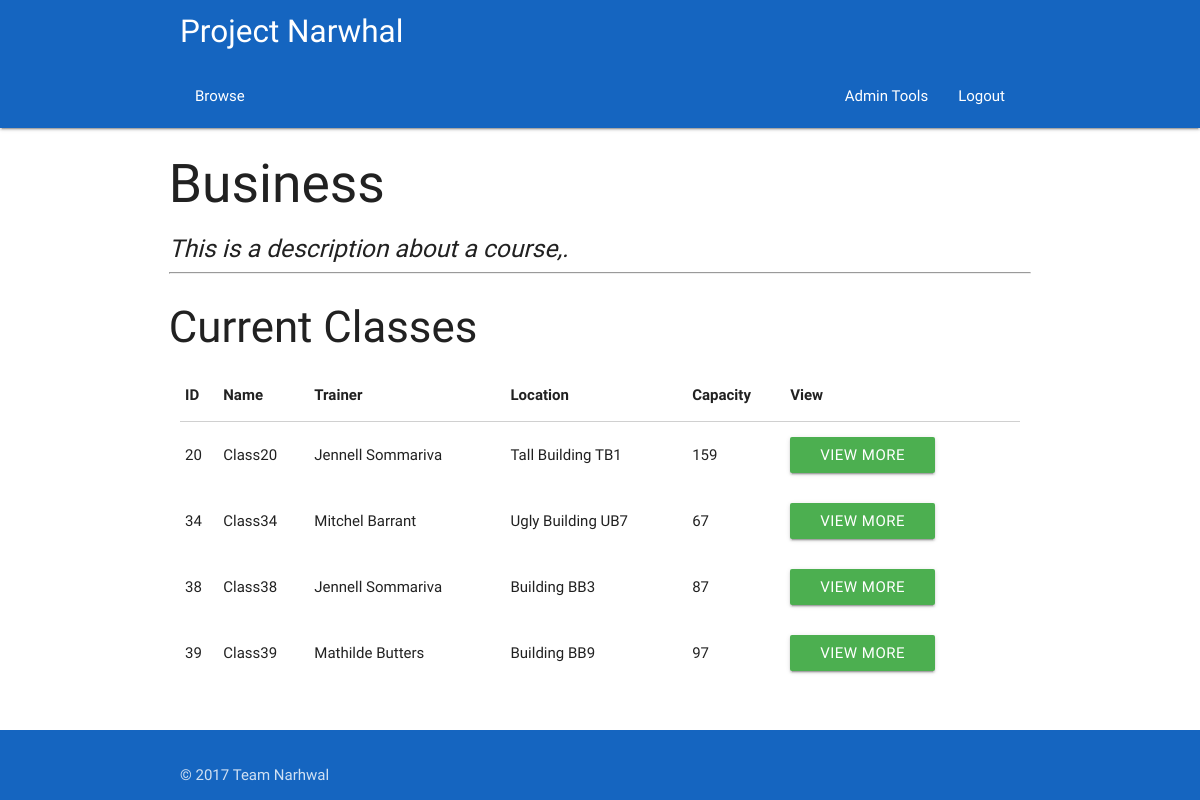
Page /course/0 (signed in) on the earlier database version.
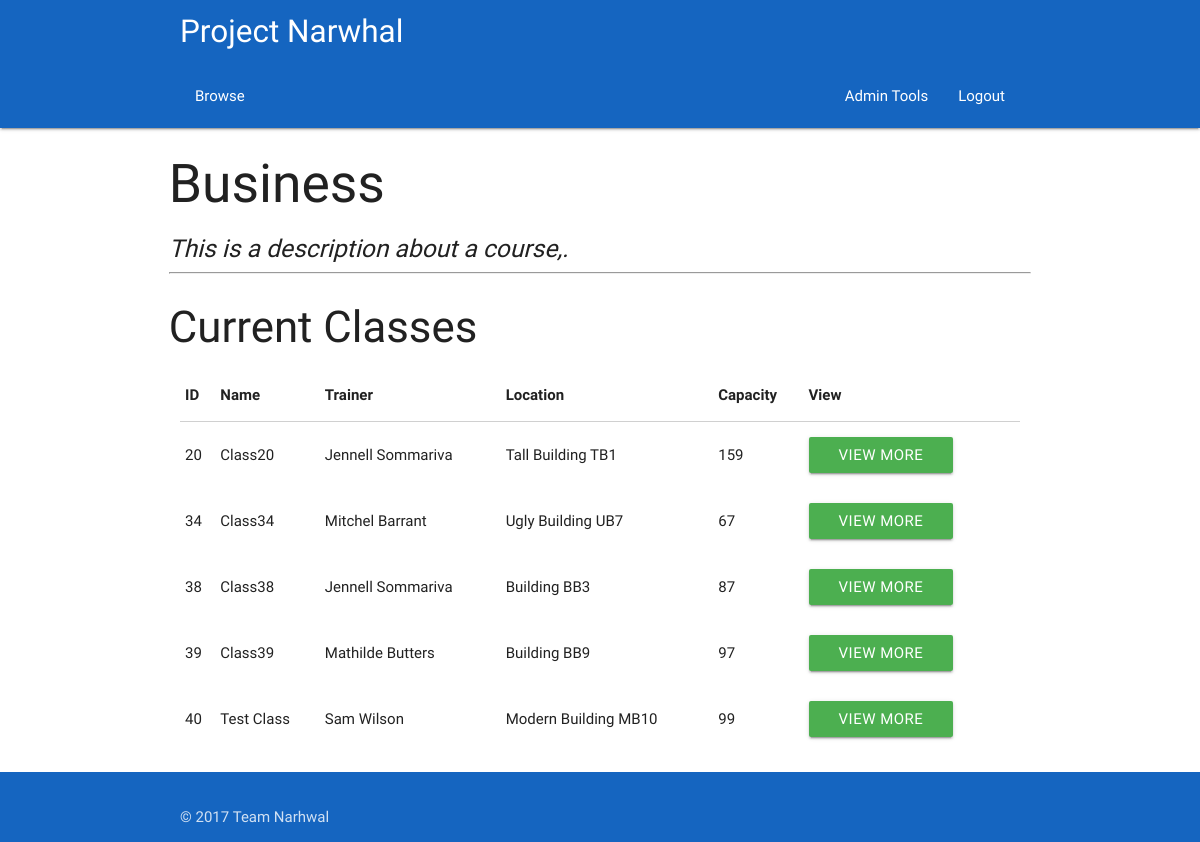
Same page on the later database version.
### app/models.py (models this page shows, shortened)
class Course(db.Model):
	__tablename__ = 'Course'
	courseID = db.Column(db.Integer, primary_key = True)
	title = db.Column(db.String(100))
	description = db.Column(db.String(100))

class Class(db.Model):
	__tablename__ = 'Class'
	classID = db.Column(db.Integer, primary_key = True)
	coursePoint = db.Column(db.Integer, db.ForeignKey('Course.courseID'))
	course = db.relationship("Course", foreign_keys = [coursePoint])
	courseID = db.Column(db.Integer)
	title = db.Column(db.String(100))
	description = db.Column(db.String(100))
	capacity = db.Column(db.Integer)
	startDate = db.Column(db.DateTime)
	duration = db.Column(db.Integer)
	endDate = db.Column(db.DateTime)
	reqFac = db.Column(db.String(100), default = 'None')
	preTrain = relationship("Class")
	parent_id = Column(db.Integer, ForeignKey('Class.classID'))
	locationPoint = db.Column(db.Integer, db.ForeignKey('Room.roomID'))
	location = db.relationship("Room", foreign_keys = [locationPoint])
	trainerPoint = db.Column(db.Integer, db.ForeignKey('Trainer.trainerID'))
	trainer = db.relationship("Trainer", foreign_keys = [trainerPoint])
	attendanceList = db.relationship('Delegate', secondary = association_table)
	waitList = db.relationship('Delegate', secondary = waiting_table)

class User(db.Model):
	__tablename__ = 'User'
	userID = db.Column(db.Integer, primary_key = True)
	name = db.Column(db.String(100))
	username = db.Column(db.String(100))
	email = db.Column(db.String(100))
	password = db.Column(db.String(100))
	type = db.Column(db.String(100))
	__mapper_args__ = {
		'polymorphic_identity': 'base',
		'polymorphic_on': type
	}

class Room(db.Model):
	__tablename__ = 'Room'
	roomID = db.Column(db.Integer, primary_key = True)
	capacity = db.Column(db.Integer)
	roomType = db.Column(db.String(100))
	roomCode = db.Column(db.String(100))
	building = db.Column(db.String(100))
	location = db.Column(db.String(100))
	facilities = db.Column(db.String(100))
	picURL = db.Column(db.String(100))
	accessRating = db.Column(db.String(100))

### app/views.py (the view)
@app.route('/course/<id>')
@login_required
def course(id):
    courseID = id
    if current_user.type != 'Admin':
        abort(403)
    current_course = courses(courseID=courseID)
    courseClassList = classes(course=current_course)
    if type(courseClassList) != list:
        courseClassList = [courseClassList]
    return render_template('courseDetails.html', title='Trainer Schedule', current_course=current_course, courseClassList=courseClassList)

### app/views.py (called while the page is built)
@login_manager.user_loader
def load_user(id):
    return models.User.query.get(id)

### queries.py (called while the page is built)
def listConvert(x):
    if(x.count() == 1):
        x = x[0]
        return x
    else:
        y = []
    for i in x:
        y.append(i)
    return y

def classes(**kwargs):
    q = models.Class.query.filter_by(**kwargs)
    q = listConvert(q)
    return q

def courses(**kwargs):
    q = models.Course.query.filter_by(**kwargs)
    q = listConvert(q)
    return q

### app/templates/courseDetails.html
{% extends "base.html" %} {% block content %}
<div class="container">
    <div class="row">
        <h2>{{current_course.title}}</h2>
        <h5><i>{{current_course.description}}</i></h5>
        <hr>
    </div>
    <div class = "row">
    <h3>Current Classes </h3>
            <div class="col s12">
            <table id="todo-table" class="highlight responsive-table">
                <thead>
                    <tr>
                        <th>ID</th>
                        <th>Name</th>
                        <th>Trainer</th>
                        <th>Location</th>
                        <th>Capacity</th>
                        <th>View</th>
                    </tr>
                </thead>
                <tbody>
                    {%- for item in courseClassList %}
                    <tr>
                        <td>{{ item.classID }} </td>
                        <td>{{ item.title }}</td>
                        <td>{{ item.trainer.name }}</td>
                        <td>{{ item.location.building}} {{item.location.roomCode}}</td>
                        <td>{{ item.capacity }} </td>
                        <td>
                            <a href="/class/{{item.classID}}">
                                <button type="submit" href="/class/{{item.classID}}" class="waves-effect waves-light btn green">View More</button></a>
                        </td>
                        <td>
                    </tr>
                    {%- endfor %}
                </tbody>
            </table>
        </div>
        </div>
    </div>
    {% endblock %}

### app/templates/base.html (shortened to what this page needs)
<!DOCTYPE html>
<html>
<head>
    <link type="text/css" rel="stylesheet" href="{{ url_for( 'static', filename = 'css/materialize.min.css')}}" media="screen,projection">
    <link type="text/css" rel="stylesheet" href="{{url_for ('static', filename = 'css/style.css')}}">
</head>
<body class="Site">
    <nav class="nav-extended blue darken-3">
        <div class="container">
            <div class="nav-wrapper">
                <a href="/" class="brand-logo">Project Narwhal</a>
            </div>
            <div class="nav-wrapper">
                <ul class="left ">
                    <li><a href="/browse/classes">Browse</a></li>
                </ul>
                <ul id="nav-mobile center" class="right">
                    {% if current_user.is_authenticated and current_user.type == 'Delegate'%}
                    <li><a href='/timetable'><i class="large material-icons">dns</i></a></li>
                    <li><a href='/myaccount'>My Account</a></li>
                    <li><a href='/logout'>Logout</a></li>
                    {% elif current_user.is_authenticated and current_user.type == 'Trainer'%}
                    <li><a href='/timetable'><i class="large material-icons">dns</i></a></li>
                    <li><a href='/myaccount'>My Account</a></li>
                    <li><a href='/logout'>Logout</a></li>
                    {% elif current_user.is_authenticated and current_user.type == 'Admin'%}
                    <li><a href='/adminoptions'>Admin Tools</a></li>
                    <li><a href='/logout'>Logout</a></li>
                    {% else %}
                    <li><a href="/login">Sign In</a></li>
                    {% endif %}
                </ul>
            </div>
        </div>
    </nav>
    <main class="Site-content">
        {% block content %} {% endblock %}
    </main>
    <footer class="page-footer blue darken-3">
        <div class="footer-copyright blue darken-3">
            <div class="container">
                © 2017 Team Narhwal
            </div>
        </div>
    </footer>
</body>
</html>

### app/static/css/style.css (style rules this page uses)
html { font-family: 'Raleway', sans-serif; }
.Site { display: flex; min-height: 100vh; flex-direction: column; }
.Site-content { flex: 1 0 auto; }
.brand-logo { font-weight: 200 !important; }

Differences in the rows shown:
added Class: classID "40", title "Test Class", trainer.name "Sam Wilson", location.building "Modern Building", location.roomCode "MB10", capacity "99"
